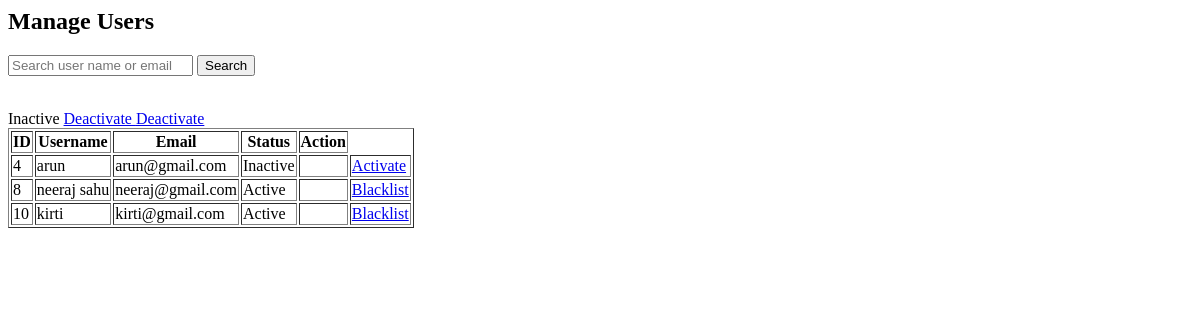
Before: /admin/users with the older database file.
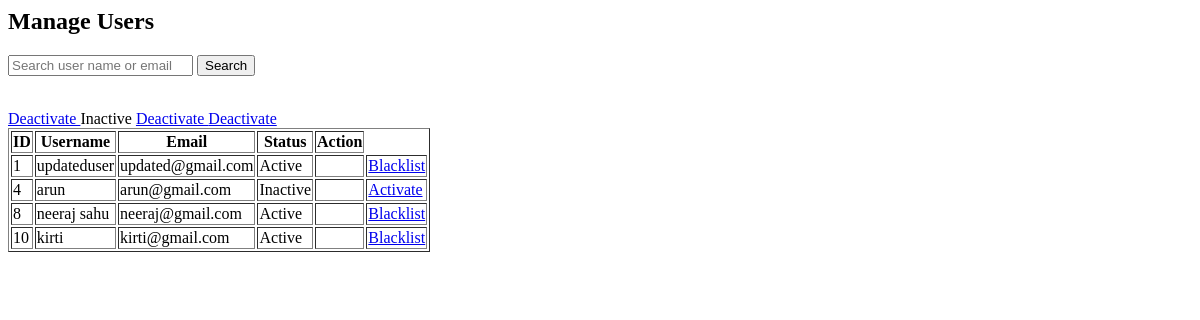
After: the same page with the newer database file.
### models.py (models this page shows)
class User(db.Model):
    __tablename__ = "users"
    id = db.Column(db.Integer, primary_key=True)
    username = db.Column(db.String(100), unique=True, nullable=False)
    email = db.Column(db.String(150), unique=True, nullable=False)
    password = db.Column(db.String(255), nullable=False)
    role = db.Column(db.String(20), nullable=False)
    is_active = db.Column(db.Boolean, default=True)
    is_blacklisted = db.Column(db.Boolean, default=False)
    created_at = db.Column(
        db.DateTime,
        default=datetime.utcnow
    )
    bookings = db.relationship(
        "Booking",
        backref="user",
        lazy=True,
        cascade="all, delete-orphan"
    )
    staff_profile = db.relationship(
        "StaffProfile",
        backref="user",
        uselist=False
    )

### app.py (the view)
@app.route("/admin/users")
def manage_users():
    search = request.args.get("search")
    users = User.query.filter_by(role="user")
    if search:
        users = users.filter(
            (User.username.contains(search)) |
            (User.email.contains(search))
        )
    users = users.all()
    return render_template(
        "manage_users.html",
        users=users
    )

### templates/manage_users.html (shortened to what this page needs)
<h2>Manage Users</h2>
<form method="GET">
    <input
        type="text"
        name="search"
        placeholder="Search user name or email">
    <button type="submit">
        Search
    </button>
</form>
<table border="1">
    <tr>
        <th>ID</th>
        <th>Username</th>
        <th>Email</th>
        <th>Status</th>
        <th>Action</th>
    </tr>
    {% for user in users %}
    <tr>
        <td>{{ user.id }}</td>
        <td>{{ user.username }}</td>
        <td>{{ user.email }}</td>
        <td>
            {% if user.is_active %}
                Active
            {% else %}
                Inactive
            {% endif %}
        </td>
        <td>
            <td>
    {% if user.is_blacklisted %}
        <a href="/activate-user/{{ user.id }}">
            Activate
        </a>
    {% else %}
        <a href="/blacklist-user/{{ user.id }}">
            Blacklist
        </a>
    {% endif %}
</td>
    {% if user.is_active %}
    <a href="/deactivate-user/{{ user.id }}">
        Deactivate
    </a>
    {% else %}
    Inactive
    {% endif %}
</td>
    </tr>
    {% endfor %}
</table>

Changed rows visible on the page:
now on this page (row edited): User: id "1", username "updateduser", email "updated@gmail.com", is_active "Active"
